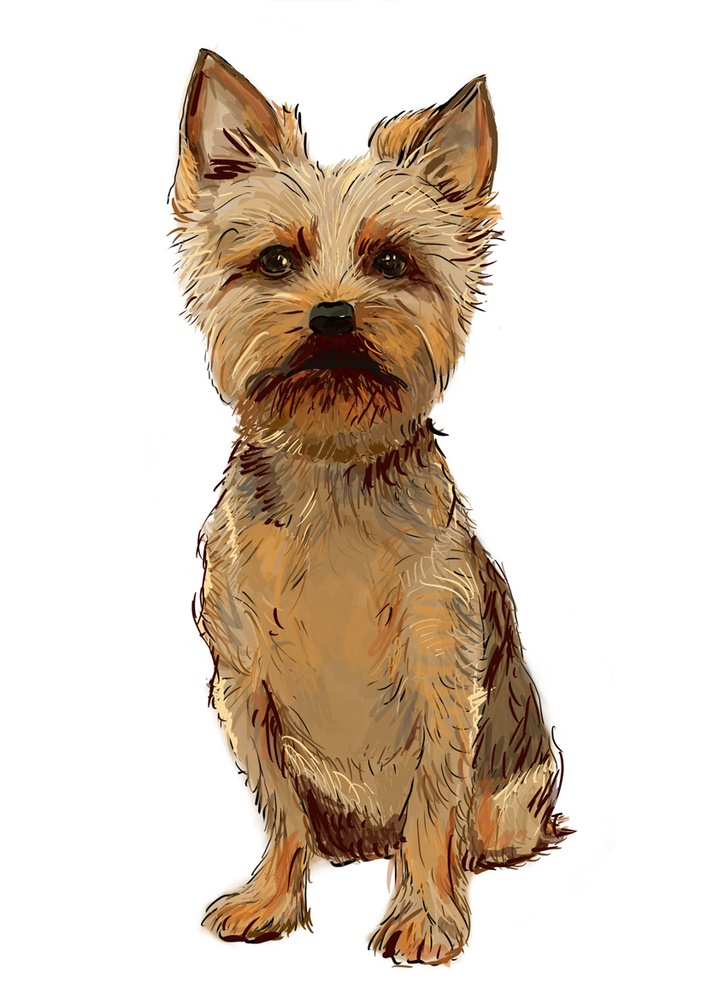
#> input picture Oboe.jpg, 707 x 999 px, shrunk from 827 x 1169 before the run
$ jupyter execute Image_Compression_Using_SVD.ipynb
#> lines starting #> are read from the running program, lines starting #| are printed output that depends on the picture
[cell 1]
'''This code showcases Image Compression using SVD (Singular Value Decomposition).'''
from PIL import Image
import numpy as np
import matplotlib.pyplot as plt

[cell 2]
img = Image.open( 'Oboe.jpg' )
#> img is the input picture: PIL image 707x999 RGB; mean R, G, B 221.2, 207.8, 194.4
_ = plt.imshow( img )

[cell 3]
#For sake of simplicity, convert to Gray Scale Image.
img_gray = img.convert( 'LA' )
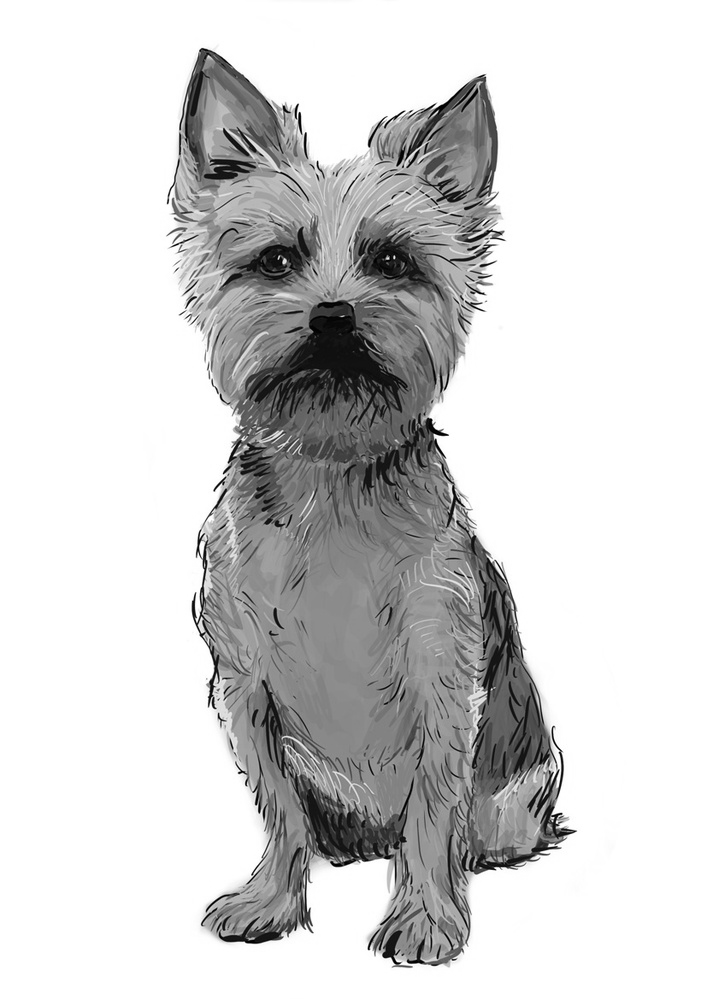
#> img_gray: PIL image 707x999 LA; mean R, G, B, A 210.3, 210.3, 210.3, 255
_ = plt.imshow( img_gray )

[cell 4]
img_mat = np.array( list( img_gray.getdata( band = 0 ) ), float )
img_mat.shape = ( img_gray.size[1], img_gray.size[0] )

img_mat = np.matrix ( img_mat )

_ = plt.imshow( img_mat, cmap = 'gray' )

[cell 5]
#Calculating the SVD.

# Given Matrix A = U. Sigma . V_T

U, sigma, V_T = np.linalg.svd( img_mat )
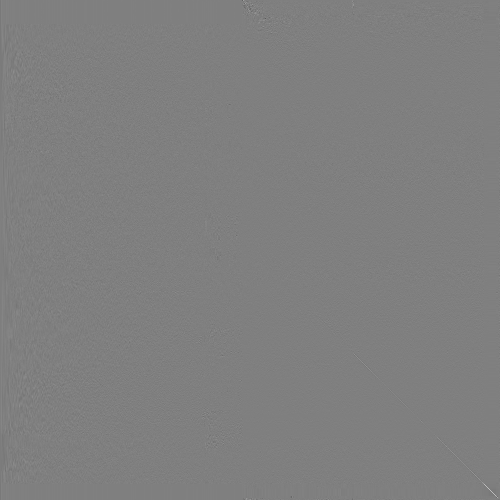
#> U: shape (999, 999) float64 (shown at 1/2 size); min -0.969, max 0.967, mean -3.01e-05; drawn with min black and max white
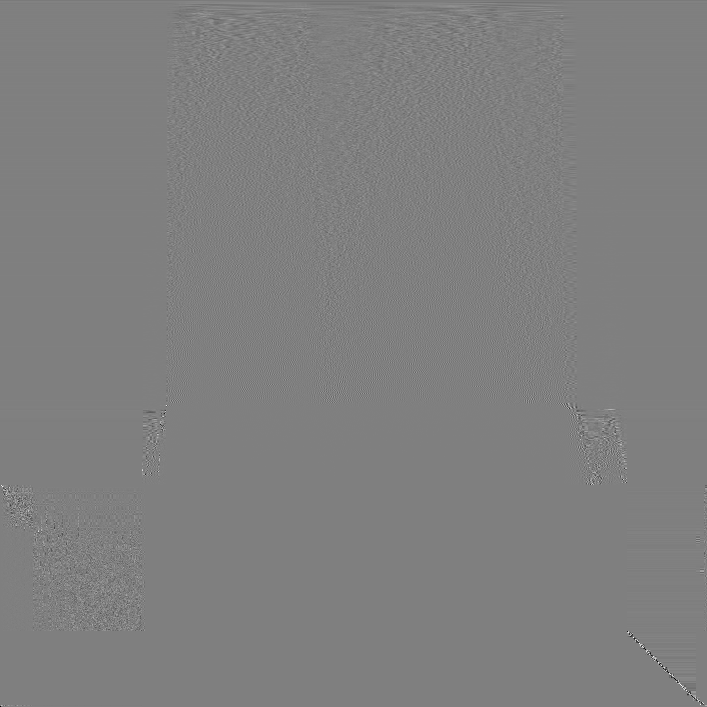
#> V_T: shape (707, 707) float64; min -0.993, max 0.986, mean -5.15e-05; drawn with min black and max white
#> sigma = 707 values, max 181588.5 at index 0, min 8.45e-12 at index 706, mean 757.4

[cell 6]
#WKT, the most prominent feature is in the beginning of Sigma, diagonal Matrix.
D = np.diag( sigma[:1] )
#> D = [181588.5]

[cell 7]
reconst = np.matrix( U[ :, :1 ] * D * np.matrix( V_T[:1, :] ) )
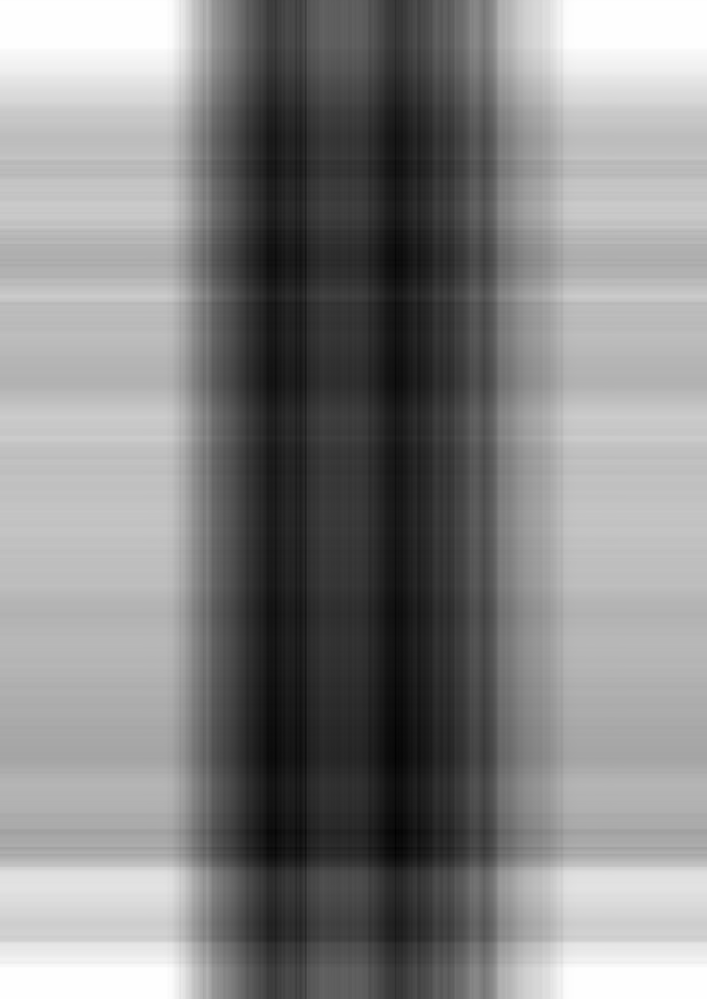
#> reconst: shape (999, 707) float64; min 119, max 293.4, mean 210.6; drawn with min black and max white
_ = plt.imshow( reconst, cmap = 'gray' )
#One step is not sufficient, so we add additional Singular vectors.

[cell 8]
for i in [ 2, 4, 8, 16, 32, 64 ]:
    reconst = np.matrix( U[ :, :i ] * np.diag( sigma[:i] ) * np.matrix( V_T[:i, :] ) )
    plt.imshow( reconst, cmap = 'gray' )
    title = "n = %s" % i
    plt.title( title )
    plt.show()
#> this loop made 6 passes
#> pass 1, `reconst = np.matrix( U[ :, :i ] * np.diag( sigma[:i] ) * np.matrix( V_..`:
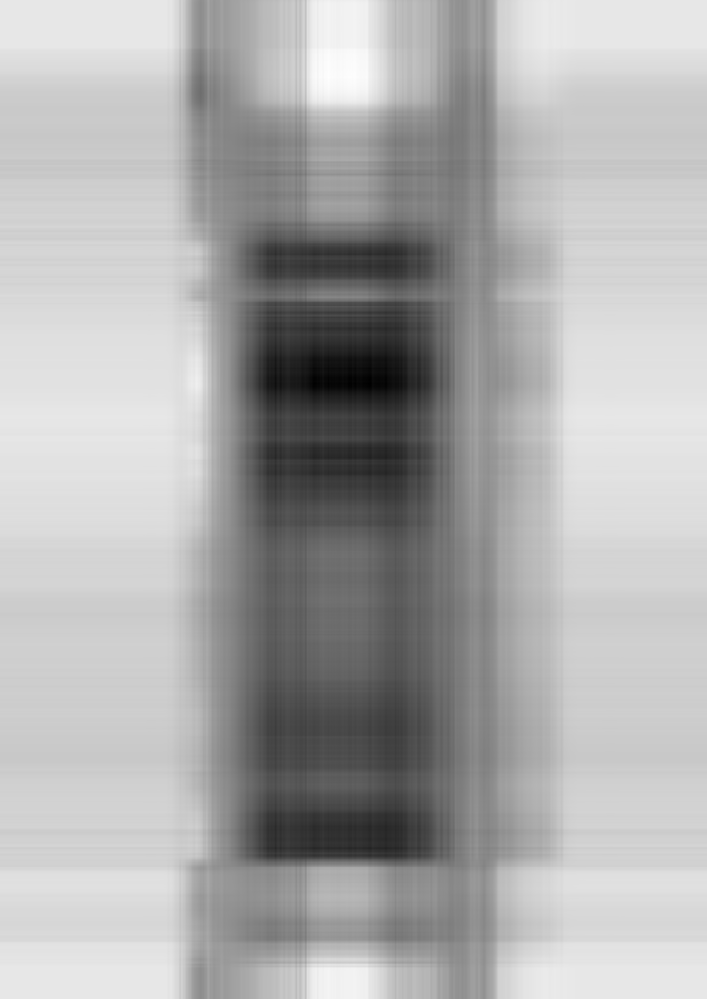
#> reconst: shape (999, 707) float64; min 31.79, max 295.9, mean 210.4; drawn with min black and max white
#> pass 2, `reconst = np.matrix( U[ :, :i ] * np.diag( sigma[:i] ) * np.matrix( V_..`:
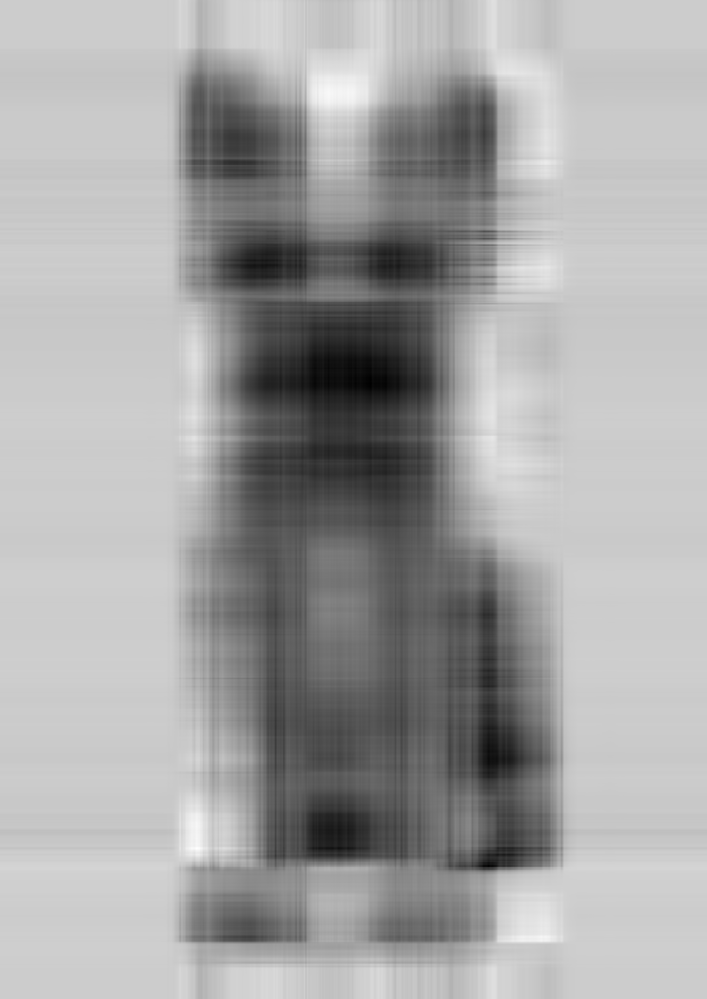
#> reconst: shape (999, 707) float64; min 18.78, max 315.5, mean 210.3; drawn with min black and max white
#> pass 3, `reconst = np.matrix( U[ :, :i ] * np.diag( sigma[:i] ) * np.matrix( V_..`:
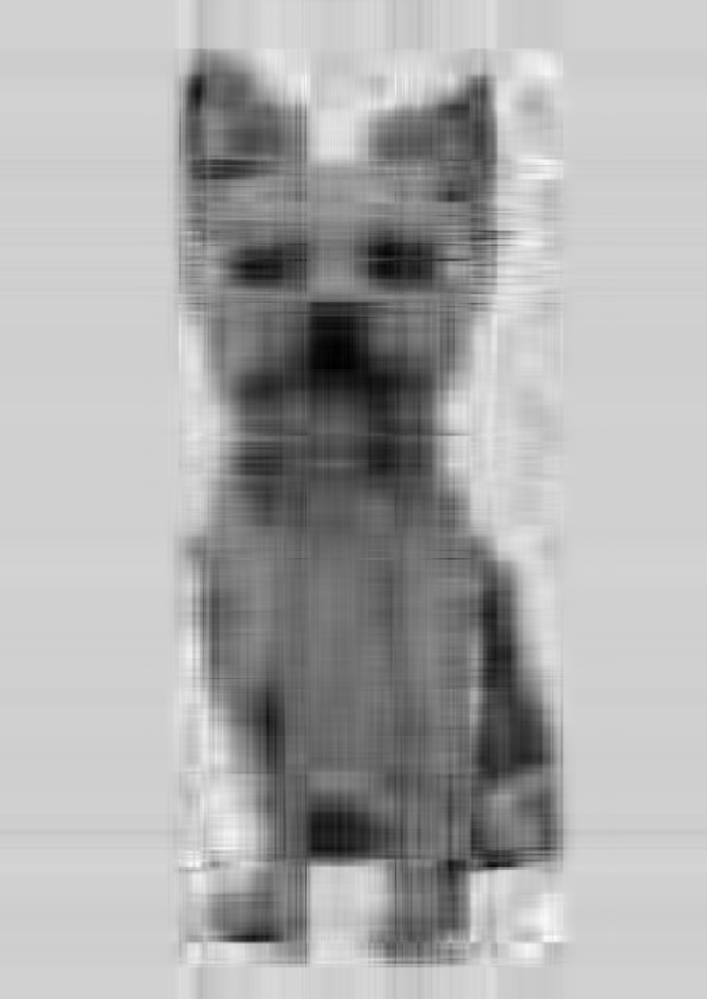
#> reconst: shape (999, 707) float64; min 0.663, max 312.4, mean 210.3; drawn with min black and max white

[cell 9]
img_mat.shape
#> Out = (999, 707)

[cell 10]
reconst.shape
#> Out = (999, 707)
